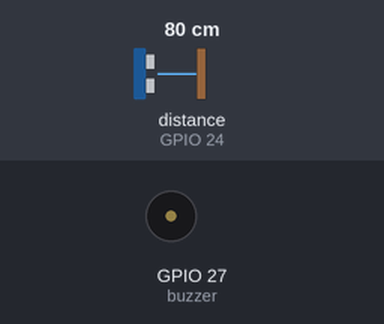
Simulated run of this program. Board: Raspberry Pi (BCM pin numbers). Shown: buzzer (waves = sounding, pin HIGH). Inputs (shaded band) come from the test bench; at power-on: distance to the obstacle (sensor on GPIO 24) 80 cm. The echo pulse lasts 58.3 µs per cm; the desktop window is not drawn, its controls go by their first labels and the mouse button is held 0.15 s.

Above: at 1.6 s.
1.7 s: distance to the obstacle (sensor on GPIO 24) set to 16 cm
3.2 s: distance to the obstacle (sensor on GPIO 24) set to 12 cm
At 4.4 s:
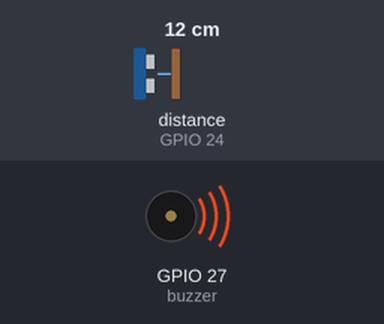
5.0 s: distance to the obstacle (sensor on GPIO 24) set to 18 cm
At 6.4 s:
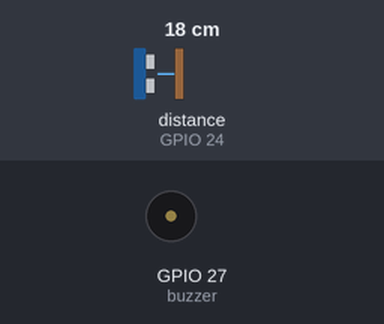
6.8 s: distance to the obstacle (sensor on GPIO 24) set to 2 cm
At 8.5 s:
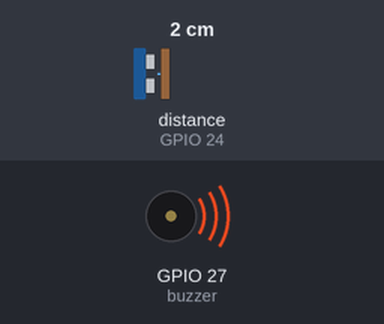
Timing chart, 0 to 9.6 s (numbered marks = the images above; inputs shaded):
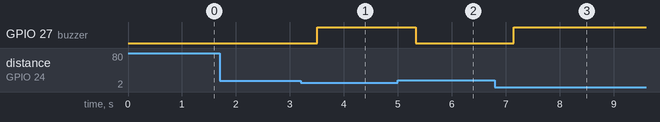

The program:

day3_level2_buzzer_swap.py
```python
"""
Raspberry Pi Camp - Day 3 - Level 2 (independent challenge)
Same threshold logic as Part B, but alerts with a buzzer instead of an LED.

Wiring:
    Sensor -> 5V, GND, Trigger on GPIO 23, Echo on GPIO 24
    Buzzer -> GPIO 27, GND
"""

import tkinter as tk
from gpiozero import DistanceSensor, Buzzer

sensor = DistanceSensor(echo=24, trigger=23)
buzzer = Buzzer(27)
system_on = True

window = tk.Tk()
label = tk.Label(window, text="-- cm", font=("Arial", 32))
label.pack()


def check_sensor():
    if system_on:
        cm = sensor.distance * 100
        label.config(text=f"{cm:.1f} cm")
        if cm < 15:
            buzzer.on()
        else:
            buzzer.off()
    window.after(200, check_sensor)


def toggle_system():
    global system_on
    system_on = not system_on
    if not system_on:
        buzzer.off()
        label.config(text="OFF")


tk.Button(window, text="On/Off", command=toggle_system).pack()

check_sensor()
window.mainloop()
```

Measured:
- the behaviour switches between 15 and 14 cm on distance to the obstacle (sensor on GPIO 24) (found by bisection; images 0 and 1)
- after the input at 1.7 s, every drawn part: stays the same
- after the input at 3.2 s, GPIO 27 (buzzer): LOW → HIGH after 0.31 s
- after the input at 5.0 s, GPIO 27 (buzzer): HIGH → LOW after 0.33 s
- after the input at 6.8 s, GPIO 27 (buzzer): LOW → HIGH after 0.35 s
